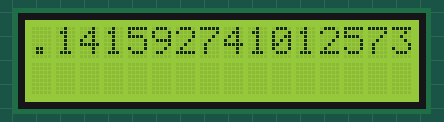
A sketch run on a simulated Arduino Uno, built with avr-gcc and run on an emulated ATmega328P. On the bench: 16×2 character LCD.

Above: at 0.1 s.
At 4.6 s:
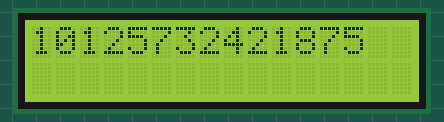
At 9.6 s:
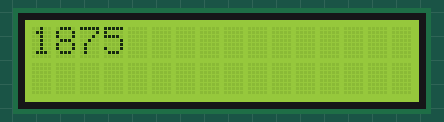
At 19.6 s:
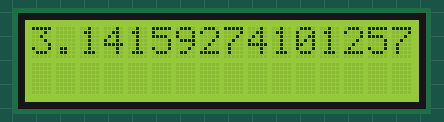
At 29.1 s:
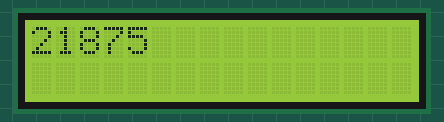
At 39.1 s:
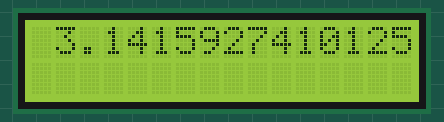

Measured:
- what the display in image 1 shows lasts 0.5 s, from 4.6 s to 5.1 s

The sketch:

pi.ino
```cpp
#include <LiquidCrystal.h>

// LCD pin --> ard pin #
int rs = 12, en = 11, d4 = 5, d5 = 4, d6 = 3, d7 = 2;
LiquidCrystal lcd(rs, en, d4, d5, d6, d7);

void setup()
{
  //16x2 screen
  lcd.begin(16, 2);
  //acos find pi/2
  // --> ** 2 = ~pi
  float Pi = 2 * acos(0.0);

  //print pi to 22 places
  lcd.print(Pi,22);
}

void loop()
{
  int pixel = 0;

  while (pixel < 16)
  {
    lcd.scrollDisplayLeft();

     delay(500);
     pixel++;
  }

}
```
